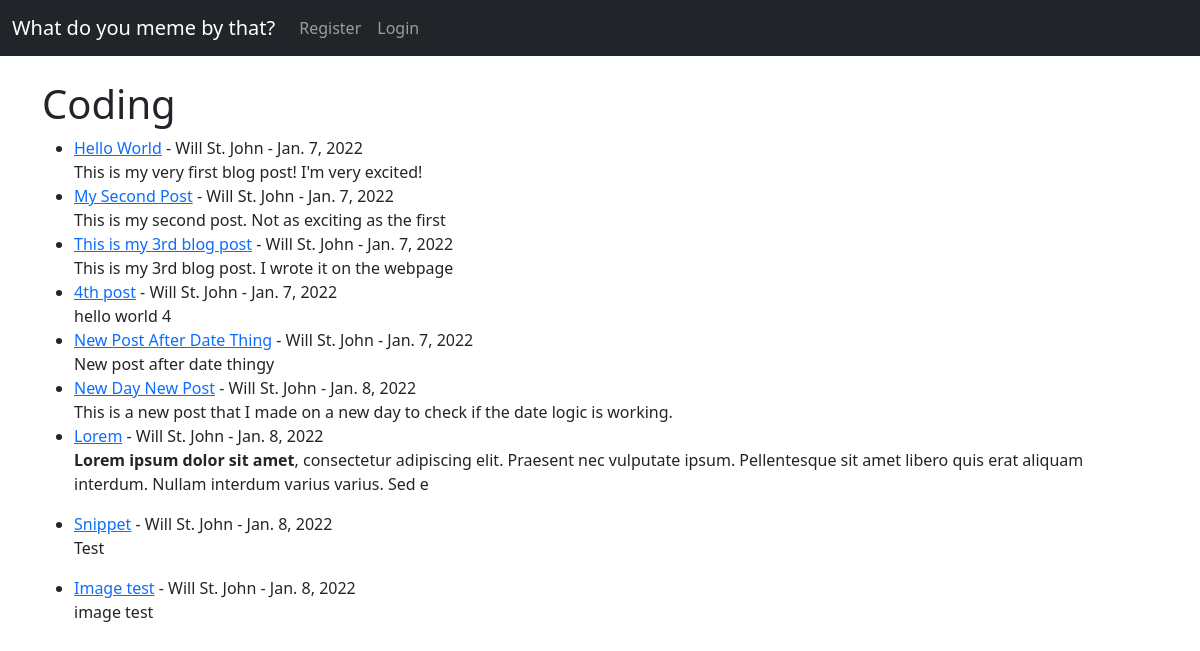
/category/coding/, run on the app's committed database.
### memeblog/models.py (models this page shows, shortened)
class Post(models.Model):
    title = models.CharField(max_length=255)
    header_image = models.ImageField(null=True, blank=True, upload_to="images/")
    title_tag = models.CharField(max_length=255)
    author = models.ForeignKey(User, on_delete=models.CASCADE)
    body = RichTextField(blank=True, null=True)
    post_date = models.DateField(auto_now_add=True)
    category = models.CharField(max_length=255, default='coding')
    likes = models.ManyToManyField(User, related_name='blog_posts')
    snippet = models.CharField(max_length=255)

### memeblog/views.py (the view)
# urls.py: path('category/<str:cats>/', CategoryView, name='category'),
def CategoryView(request, cats):
    category_posts = Post.objects.filter(category=cats.replace('-', ' '))
    return render(request, 'categories.html', {'cats':cats.title().replace('-', ' '), 'category_posts':category_posts})

### memeblog/templates/categories.html (shortened to what this page needs)
{% extends 'base.html' %}
{% block content %}
{% if category_posts %}
<h1>{{ cats }}</h1>
<ul>
{% for post in category_posts %}
    <li><a href="{% url 'article-detail' post.pk %}"> {{ post.title }}</a>
        - {{ post.author.first_name }} {{ post.author.last_name }}
        - {{ post.post_date }}<br/>
    {{ post.body|slice:":200"|safe}}</li>
{% endfor %}
</ul>
{% else %}
    <h2>Sorry, this page does not exist...</h2>
{% endif %}
{% endblock %}

### data on the page
Post: title "Hello World", author.first_name "Will", author.last_name "St. John", post_date "Jan. 7, 2022", body "This is my very first blog post! I'm very excited!"
Post: title "My Second Post", author.first_name "Will", author.last_name "St. John", post_date "Jan. 7, 2022", body "This is my second post. Not as exciting as the first"
Post: title "This is my 3rd blog post", author.first_name "Will", author.last_name "St. John", post_date "Jan. 7, 2022", body "This is my 3rd blog post. I wrote it on the webpage"
Post: title "4th post", author.first_name "Will", author.last_name "St. John", post_date "Jan. 7, 2022", body "hello world 4"
Post: title "New Post After Date Thing", author.first_name "Will", author.last_name "St. John", post_date "Jan. 7, 2022", body "New post after date thingy"
Post: title "New Day New Post", author.first_name "Will", author.last_name "St. John", post_date "Jan. 8, 2022", body "This is a new post that I made on a new day to check if the date logic is working."
Post: title "Lorem", author.first_name "Will", author.last_name "St. John", post_date "Jan. 8, 2022", body "Lorem ipsum dolor sit amet , consectetur adipiscing elit. Praesent nec vulputate ipsum. Pellentesque sit amet libero quis erat aliquam interdum. Nullam interdum varius varius. Sed e"
Post: title "Snippet", author.first_name "Will", author.last_name "St. John", post_date "Jan. 8, 2022", body "Test"
Post: title "Image test", author.first_name "Will", author.last_name "St. John", post_date "Jan. 8, 2022", body "image test"

### other printed values
{{ cats }} "Coding"
